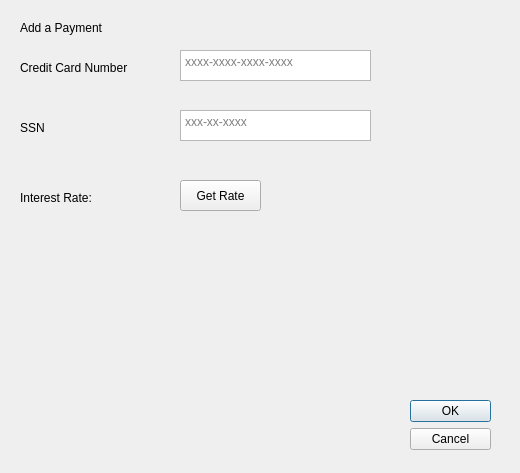
<?xml version="1.0" encoding="UTF-8"?>
<ui version="4.0">
 <class>Dialog</class>
 <widget class="QDialog" name="Dialog">
  <property name="geometry">
   <rect>
    <x>0</x>
    <y>0</y>
    <width>520</width>
    <height>473</height>
   </rect>
  </property>
  <property name="windowTitle">
   <string>Dialog</string>
  </property>
  <widget class="QLabel" name="label_2">
   <property name="geometry">
    <rect>
     <x>20</x>
     <y>20</y>
     <width>111</width>
     <height>16</height>
    </rect>
   </property>
   <property name="text">
    <string>Add a Payment</string>
   </property>
  </widget>
  <widget class="QTextEdit" name="credit_card_text">
   <property name="geometry">
    <rect>
     <x>180</x>
     <y>50</y>
     <width>191</width>
     <height>31</height>
    </rect>
   </property>
   <property name="html">
    <string>&lt;!DOCTYPE HTML PUBLIC &quot;-//W3C//DTD HTML 4.0//EN&quot; &quot;http://www.w3.org/TR/REC-html40/strict.dtd&quot;&gt;
&lt;html&gt;&lt;head&gt;&lt;meta name=&quot;qrichtext&quot; content=&quot;1&quot; /&gt;&lt;style type=&quot;text/css&quot;&gt;
p, li { white-space: pre-wrap; }
&lt;/style&gt;&lt;/head&gt;&lt;body style=&quot; font-family:'MS Shell Dlg 2'; font-size:8.25pt; font-weight:400; font-style:normal;&quot;&gt;
&lt;p style=&quot;-qt-paragraph-type:empty; margin-top:0px; margin-bottom:0px; margin-left:0px; margin-right:0px; -qt-block-indent:0; text-indent:0px;&quot;&gt;&lt;br /&gt;&lt;/p&gt;&lt;/body&gt;&lt;/html&gt;</string>
   </property>
   <property name="placeholderText">
    <string>xxxx-xxxx-xxxx-xxxx</string>
   </property>
  </widget>
  <widget class="QLabel" name="label_3">
   <property name="geometry">
    <rect>
     <x>20</x>
     <y>60</y>
     <width>151</width>
     <height>16</height>
    </rect>
   </property>
   <property name="text">
    <string>Credit Card Number</string>
   </property>
  </widget>
  <widget class="QLabel" name="label_4">
   <property name="geometry">
    <rect>
     <x>20</x>
     <y>120</y>
     <width>141</width>
     <height>16</height>
    </rect>
   </property>
   <property name="text">
    <string>SSN</string>
   </property>
  </widget>
  <widget class="QLabel" name="label_5">
   <property name="geometry">
    <rect>
     <x>20</x>
     <y>190</y>
     <width>91</width>
     <height>16</height>
    </rect>
   </property>
   <property name="text">
    <string>Interest Rate:</string>
   </property>
  </widget>
  <widget class="QLabel" name="interest_rate_lbl">
   <property name="geometry">
    <rect>
     <x>110</x>
     <y>190</y>
     <width>51</width>
     <height>16</height>
    </rect>
   </property>
   <property name="text">
    <string/>
   </property>
  </widget>
  <widget class="QPushButton" name="get_rate_bt">
   <property name="geometry">
    <rect>
     <x>180</x>
     <y>180</y>
     <width>81</width>
     <height>31</height>
    </rect>
   </property>
   <property name="text">
    <string>Get Rate</string>
   </property>
  </widget>
  <widget class="QDialogButtonBox" name="buttonBox">
   <property name="geometry">
    <rect>
     <x>410</x>
     <y>400</y>
     <width>81</width>
     <height>51</height>
    </rect>
   </property>
   <property name="orientation">
    <enum>Qt::Vertical</enum>
   </property>
   <property name="standardButtons">
    <set>QDialogButtonBox::Cancel|QDialogButtonBox::Ok</set>
   </property>
  </widget>
  <widget class="QTextEdit" name="ssn_text">
   <property name="geometry">
    <rect>
     <x>180</x>
     <y>110</y>
     <width>191</width>
     <height>31</height>
    </rect>
   </property>
   <property name="html">
    <string>&lt;!DOCTYPE HTML PUBLIC &quot;-//W3C//DTD HTML 4.0//EN&quot; &quot;http://www.w3.org/TR/REC-html40/strict.dtd&quot;&gt;
&lt;html&gt;&lt;head&gt;&lt;meta name=&quot;qrichtext&quot; content=&quot;1&quot; /&gt;&lt;style type=&quot;text/css&quot;&gt;
p, li { white-space: pre-wrap; }
&lt;/style&gt;&lt;/head&gt;&lt;body style=&quot; font-family:'MS Shell Dlg 2'; font-size:8.25pt; font-weight:400; font-style:normal;&quot;&gt;
&lt;p style=&quot;-qt-paragraph-type:empty; margin-top:0px; margin-bottom:0px; margin-left:0px; margin-right:0px; -qt-block-indent:0; text-indent:0px;&quot;&gt;&lt;br /&gt;&lt;/p&gt;&lt;/body&gt;&lt;/html&gt;</string>
   </property>
   <property name="placeholderText">
    <string>xxx-xx-xxxx</string>
   </property>
  </widget>
  <widget class="QLabel" name="message_lbl">
   <property name="geometry">
    <rect>
     <x>30</x>
     <y>240</y>
     <width>471</width>
     <height>41</height>
    </rect>
   </property>
   <property name="lineWidth">
    <number>1</number>
   </property>
   <property name="text">
    <string/>
   </property>
  </widget>
 </widget>
 <resources/>
 <connections/>
</ui>
